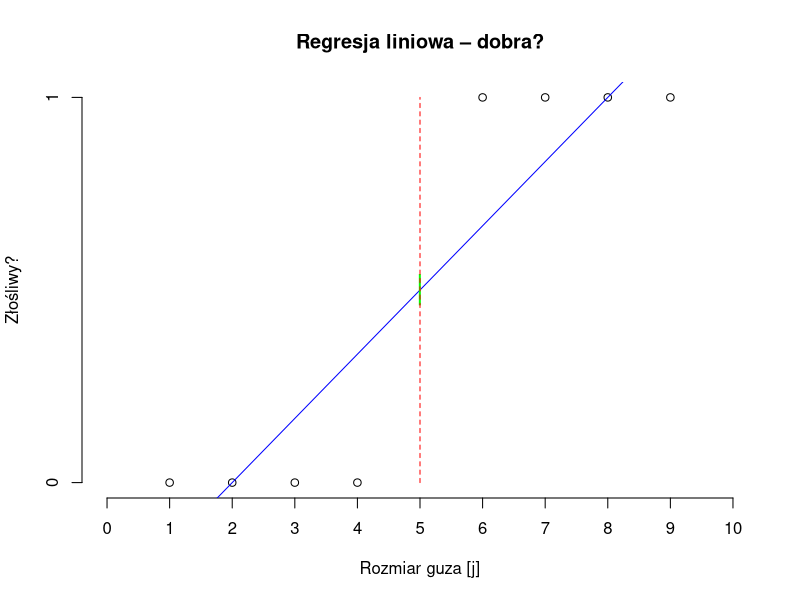
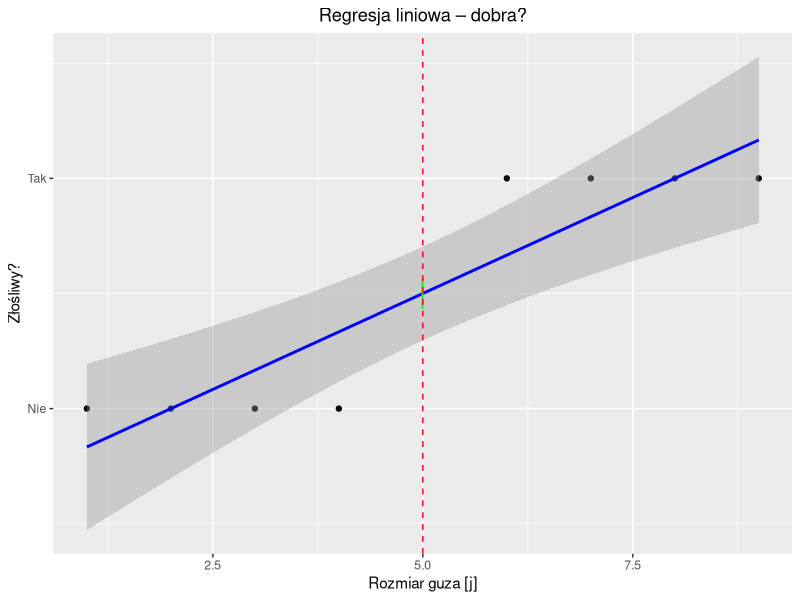
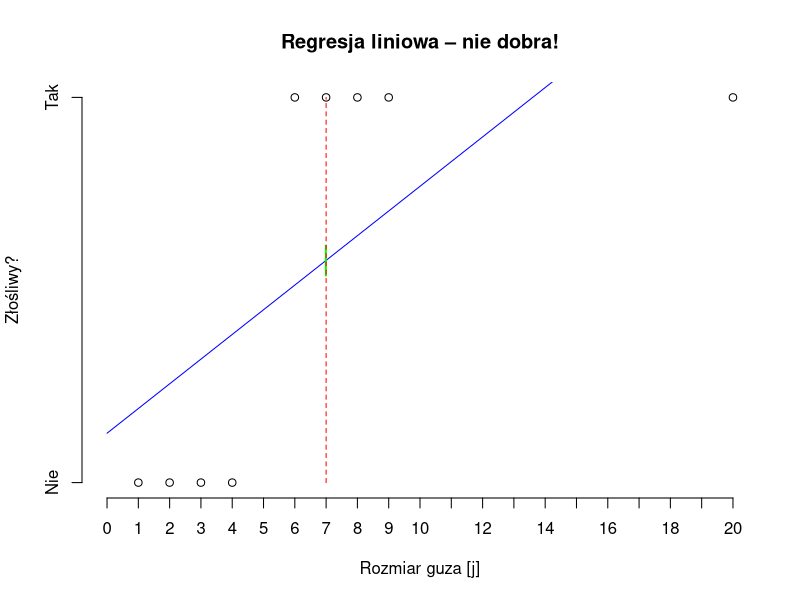
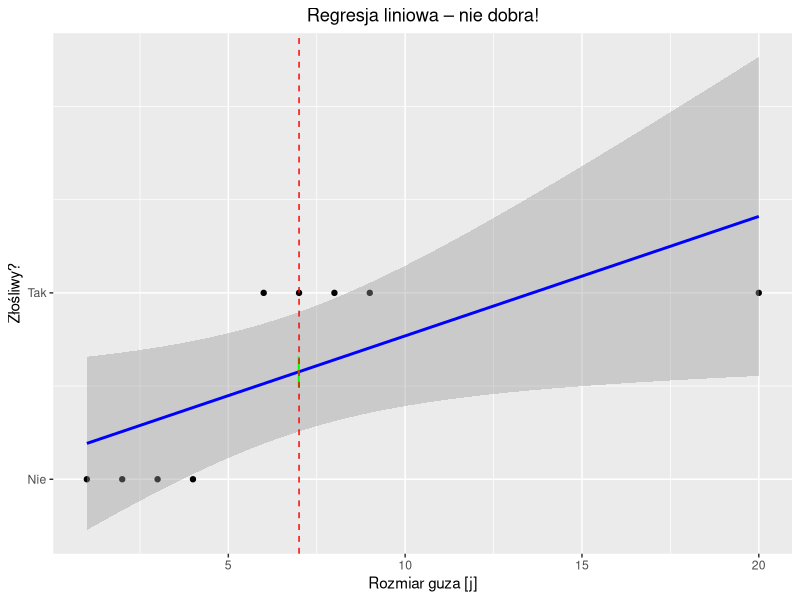
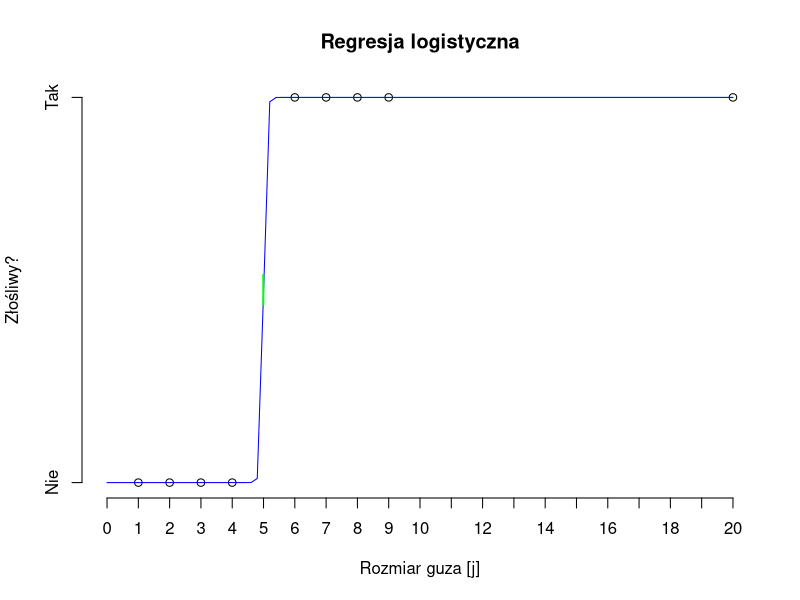
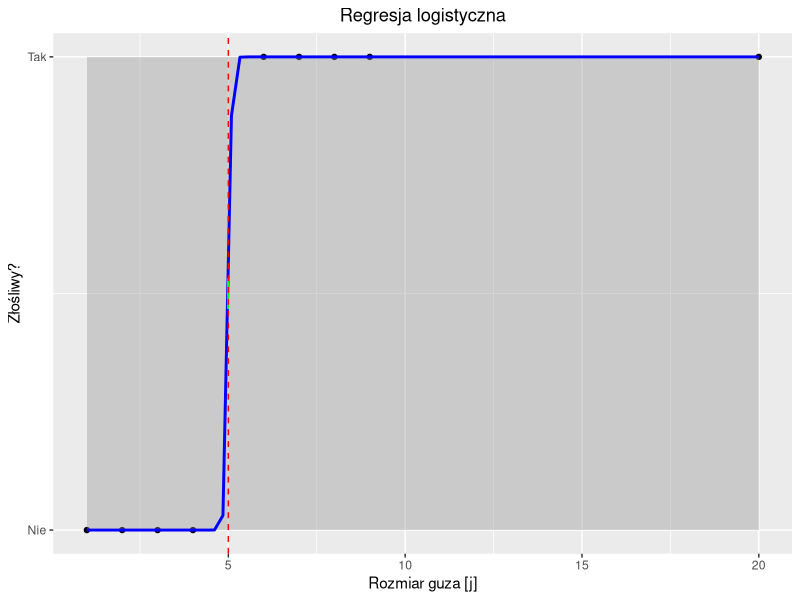
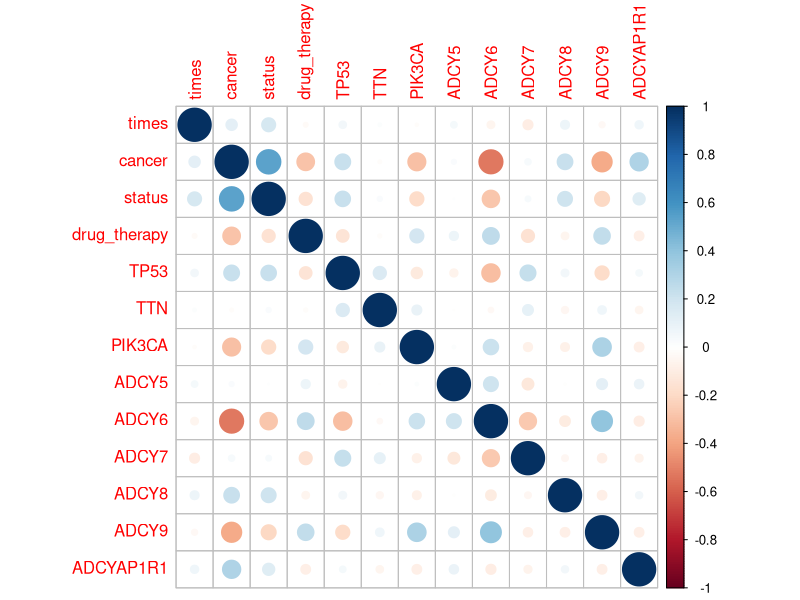
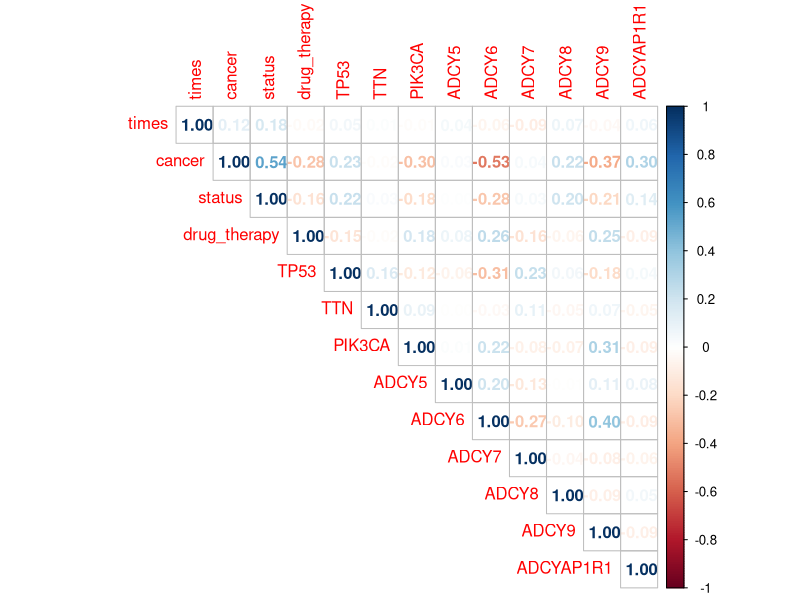

Write R code to recreate these figures, in order. (Note: this script raises an error after producing the figures.)
## ---- chunk 1
knitr::opts_chunk$set(echo = TRUE)
## ---- chunk 2
library(ggplot2)
## ---- chunk 3
tumor <- data.frame(x = c(1:4, 6:9), y = c(rep(c(0, 1), each = 4)))
lm_model <- lm(formula = y ~ x, data = tumor)

plot(x = tumor$x,
     y = tumor$y,
     main = "Regresja liniowa – dobra?",
     xlab = "Rozmiar guza [j]",
     ylab = "Złośliwy?",
     xlim = c(0, 10),
     axes = FALSE)
axis(1, at = 0:10)
axis(2, at = c(0, 1))
curve(predict(object = lm_model, data.frame(x = x), type = "resp"),
      col = "blue", add = TRUE)
points(5, 0.5, cex = 2, col = "green", pch = "|")
lines(x = c(5, 5), y = c(0, 1), col = "red", lty = 2)

ggplot(data = tumor, mapping = aes(x = x, y = y)) +
  geom_point() +
  stat_smooth(method = "lm", col = "blue") +
  geom_point(mapping = aes(x = x, y = y),
             data = data.frame(x = 5, y = 0.5),
             cex = 8, col = "green", pch = "|") +
  geom_vline(xintercept = 5, col = "red", lty = 2) +
  scale_y_continuous(breaks = c(0, 1), labels = c("Nie", "Tak")) +
  labs(x = "Rozmiar guza [j]", y = "Złośliwy?") +
  ggtitle("Regresja liniowa – dobra?") +
  theme(plot.title = element_text(hjust = 0.5))
## ---- chunk 4
tumor[9, ] <- c(20, 1)
lm_model <- lm(formula = y ~ x, data = tumor)

plot(x = tumor$x,
     y = tumor$y,
     main = "Regresja liniowa – nie dobra!",
     xlab = "Rozmiar guza [j]",
     ylab = "Złośliwy?",
     xlim = c(0, 20),
     axes = FALSE)
axis(1, at = 0:20)
axis(2, at = c(0, 1), labels = c("Nie", "Tak"))
curve(predict(object = lm_model, data.frame(x = x), type = "resp"),
      col = "blue", add = TRUE)
points(7, 0.575, cex = 2, col = "green", pch = "|")
lines(x = c(7, 7), y = c(0, 1), col = "red", lty = 2)

ggplot(data = tumor, mapping = aes(x = x, y = y)) +
  geom_point() +
  stat_smooth(method = "lm", col = "blue") +
  geom_point(mapping = aes(x = x, y = y),
             data = data.frame(x = 7, y = 0.575),
             cex = 8, col = "green", pch = "|") +
  geom_vline(xintercept = 7, col = "red", lty = 2) +
  scale_y_continuous(breaks = c(0, 1), labels = c("Nie", "Tak")) +
  labs(x = "Rozmiar guza [j]", y = "Złośliwy?") +
  ggtitle("Regresja liniowa – nie dobra!") +
  theme(plot.title = element_text(hjust = 0.5))
## ---- chunk 5
glm_model <- glm(formula = y ~ x, family = binomial, data = tumor)

plot(x = tumor$x,
     y = tumor$y,
     main = "Regresja logistyczna",
     xlab = "Rozmiar guza [j]",
     ylab = "Złośliwy?",
     xlim = c(0, 20),
     axes = FALSE)
axis(1, at = 0:20)
axis(2, at = c(0, 1), labels = c("Nie", "Tak"))
curve(predict(object = glm_model, data.frame(x = x), type = "resp"),
      col = "blue", add = TRUE)
points(5, 0.5, cex = 2, col = "green", pch = "|")

ggplot(data = tumor, mapping = aes(x = x, y = y)) +
  geom_point() +
  stat_smooth(method = "glm", method.args = list(family = "binomial"),
              col = "blue") +
  geom_point(mapping = aes(x = x, y = y),
             data = data.frame(x = 5, y = 0.5),
             cex = 8, col = "green", pch = "|") +
  geom_vline(xintercept = 5, col = "red", lty = 2) +
  scale_y_continuous(breaks = c(0, 1), labels = c("Nie", "Tak")) +
  labs(x = "Rozmiar guza [j]", y = "Złośliwy?") +
  ggtitle("Regresja logistyczna") +
  theme(plot.title = element_text(hjust = 0.5))
## ---- chunk 6
library(broom)
library(caret)
library(corrplot)
## ---- chunk 7
data_set <- read.csv("../data/bio_data.csv")

# Pozbycie się niepełnych obserwacji i identyfikatora
data_set <- data_set[complete.cases(data_set),
                     colnames(data_set) != "bcr_patient_barcode"]

# Sprawdzenie, czy któreś ze zmiennych objaśniajacych nie posiadają wariancji bliskiej zeru
near_zero_var <- nearZeroVar(x = data_set, saveMetrics = TRUE)
near_zero_var

# Sprawdzenie, czy niektóre zmienne nie są ze sobą silnie skorelowane
matrix_set <- data.matrix(data_set)
correlation <- cor(matrix_set)
summary(correlation[upper.tri(correlation)])
corrplot(correlation)
corrplot(correlation, method = "number", type = "upper")
diag(correlation) <- NA
corrplot(correlation)
corrplot(correlation, na.label = "NA")
find_correlation <- findCorrelation(correlation, cutoff = .5,
                                    verbose = TRUE, names = TRUE)
find_correlation

# Sprawdzenie liniowych zależności
comboInfo <- findLinearCombos(matrix_set)
comboInfo
## ---- chunk 8
set.seed(42)
train_rows <- createDataPartition(y = data_set$status, p = 0.8, list = FALSE)
train <- data_set[train_rows, ]
test <- data_set[-train_rows, ]
## ---- chunk 9
glm_model <- glm(formula = status ~ ., data = train)
## ---- chunk 10
glm_model
## ---- chunk 11
glm_tidy <- tidy(glm_model)
glm_tidy
glm_glance <- glance(glm_model)
glm_glance
## ---- chunk 12
summary(glm_model)
## ---- chunk 13
significant_attributes <- c("status", "times", "cancer", "TP53", "ADCY8")
## ---- chunk 14
prediction <- predict(object = glm_model, newdata = test, type = "response")
prediction <- round(x = prediction, digits = 0)
prediction_frame <- data.frame(actual = test$status, predicted = prediction,
                               row.names = 1:length(test$status))
prediction_frame <- sapply(X = prediction_frame, FUN = plyr::mapvalues,
                           from = c(0, 1), to = c("Survived", "Passed"))
prediction_frame <- as.data.frame(prediction_frame)
confusion_matrix <- table(prediction_frame$predicted, prediction_frame$actual,
                          dnn = c("predicted", "actual"))
confusion_matrix <- confusionMatrix(confusion_matrix, positive = "Passed")
confusion_matrix
glm_score <- confusion_matrix$byClass["Sensitivity"] +
  confusion_matrix$byClass["Specificity"]
glm_score <- unname(glm_score)
glm_score
unname(glm_score/2 == confusion_matrix$byClass["Balanced Accuracy"])
## ---- chunk 15
actual_class <- rep(dimnames(confusion_matrix$table)$actual,
                    each = 2)
prediction_class <- rep(dimnames(confusion_matrix$table)$predicted,
                        times = 2)
label <- paste(c("True Positive", "False Negative",
                 "False Positive", "True Negative"),
               as.vector(confusion_matrix$table),
               sep = "\n")
fill <- c("green", "red", "red", "green")
confusion_frame <- data.frame(actual = actual_class,
                              prediction = prediction_class,
                              label = label,
                              fill = fill)

glm_confusion_matrix <- ggplot(data =  confusion_frame,
                               mapping = aes(x = actual, y = prediction,
                                             fill = fill, label = label)) +
  geom_tile() +
  geom_text() +
  scale_fill_identity() +
  scale_x_discrete(position = "top") +
  scale_y_discrete(limits = rev(levels(confusion_frame$prediction))) +
  ggtitle("Macierz pomyłek") +
  theme_bw() +
  theme(plot.title = element_text(hjust = 0.5))
glm_confusion_matrix
## ---- chunk 16
205/245
glm_score/2
205/245 > glm_score/2
## ---- chunk 17
library(ROCR)
scores <- predict(object = glm_model, newdata = test, type = "response")
labels <- test$status
pred <- prediction(predictions = scores, labels = labels)
perf <- performance(prediction.obj = pred, measure = "tpr", x.measure = "fpr")
plot(perf, colorize = TRUE, main = "ROC")
## ---- chunk 18
# Wybór zmiennych w zbiorze treningowym i testowym
train_lite <- train[, significant_attributes]
test_lite <- test[, significant_attributes]

# Szkolenie i podsumowanie modelu
glm_model_lite <- glm(formula = status ~ ., data = train_lite)
summary(glm_model_lite)

# Predykcja
prediction_lite <- predict(object = glm_model_lite, newdata = test_lite,
                           type = "response")
prediction_lite <- round(x = prediction, digits = 0)
prediction_frame_lite <- data.frame(actual = test_lite$status,
                                    predicted = prediction_lite,
                                    row.names = 1:length(test_lite$status))
prediction_frame_lite <- sapply(X = prediction_frame_lite,
                                FUN = plyr::mapvalues,
                                from = c(0, 1),
                                to = c("Survived", "Passed"))
prediction_frame_lite <- as.data.frame(prediction_frame_lite)
confusion_matrix_lite <- table(prediction_frame_lite$predicted,
                          prediction_frame_lite$actual,
                          dnn = c("predicted", "actual"))
confusion_matrix_lite <- confusionMatrix(confusion_matrix_lite,
                                         positive = "Passed")
confusion_matrix_lite
glm_score_lite <- confusion_matrix_lite$byClass["Sensitivity"] +
  confusion_matrix_lite$byClass["Specificity"]
glm_score_lite <- unname(glm_score_lite)

# Czy wyniki są takie same?
glm_score == glm_score_lite
## ---- chunk 19
library(leaps)

number_of_features <- nrow(glm_tidy) - 1
glm_model_fss <- regsubsets(x = status ~ ., data = train,
                            nvmax = number_of_features, method = "forward")
plot(glm_model_fss, scale = "Cp")
glm_model_fss_summary <- summary(glm_model_fss)
glm_model_fss_summary
plot(glm_model_fss_summary$cp, xlab = "Liczba predyktorów", ylab = "Cp")
points(which.min(glm_model_fss_summary$cp),
       min(glm_model_fss_summary$cp),
       pch = 20,
       col = "red")
## ---- chunk 20
# Na ile foldów (podzbiorów) podzielimy nasz zestaw treningowy
K <- 10

# Podział zestawu treningowego na podzbiory
set.seed(42)
folds <- sample(rep(1:K, length = nrow(train)))
table(folds)

# Macierz błędów
cv_errors <- matrix(NA, K, number_of_features)

# k-krotna kroswalidacja
predict.regsubsets <- function(object, formula, data, id) {
  mat <- model.matrix(formula, data)
  coefi <- coef(object, id = id)
  mat[, names(coefi)] %*% coefi
}

for (k in 1:K) {
  form <- as.formula(status ~ .)
  best_fit <- regsubsets(form,
                         train[folds != k, ],
                         nvmax = number_of_features,
                         method = "forward")
  for (i in 1:(glm_model_fss$nvmax - 1)) {
    pred <- predict.regsubsets(best_fit, form, train[folds == k, ], id = i)
    cv_errors[k, i] <- mean((train$status[folds == k] - pred) ^ 2)
  }
}

rmse_cv <- sqrt(apply(cv_errors, 2, mean))

plot(
  rmse_cv,
  xlab = "Rozmiar modelu",
  ylab = "Średnia kwadratowa błędów",
  pch = 19,
  type = "b"
)
points(which.min(rmse_cv),
       min(rmse_cv),
       pch = 20,
       col = "red")
